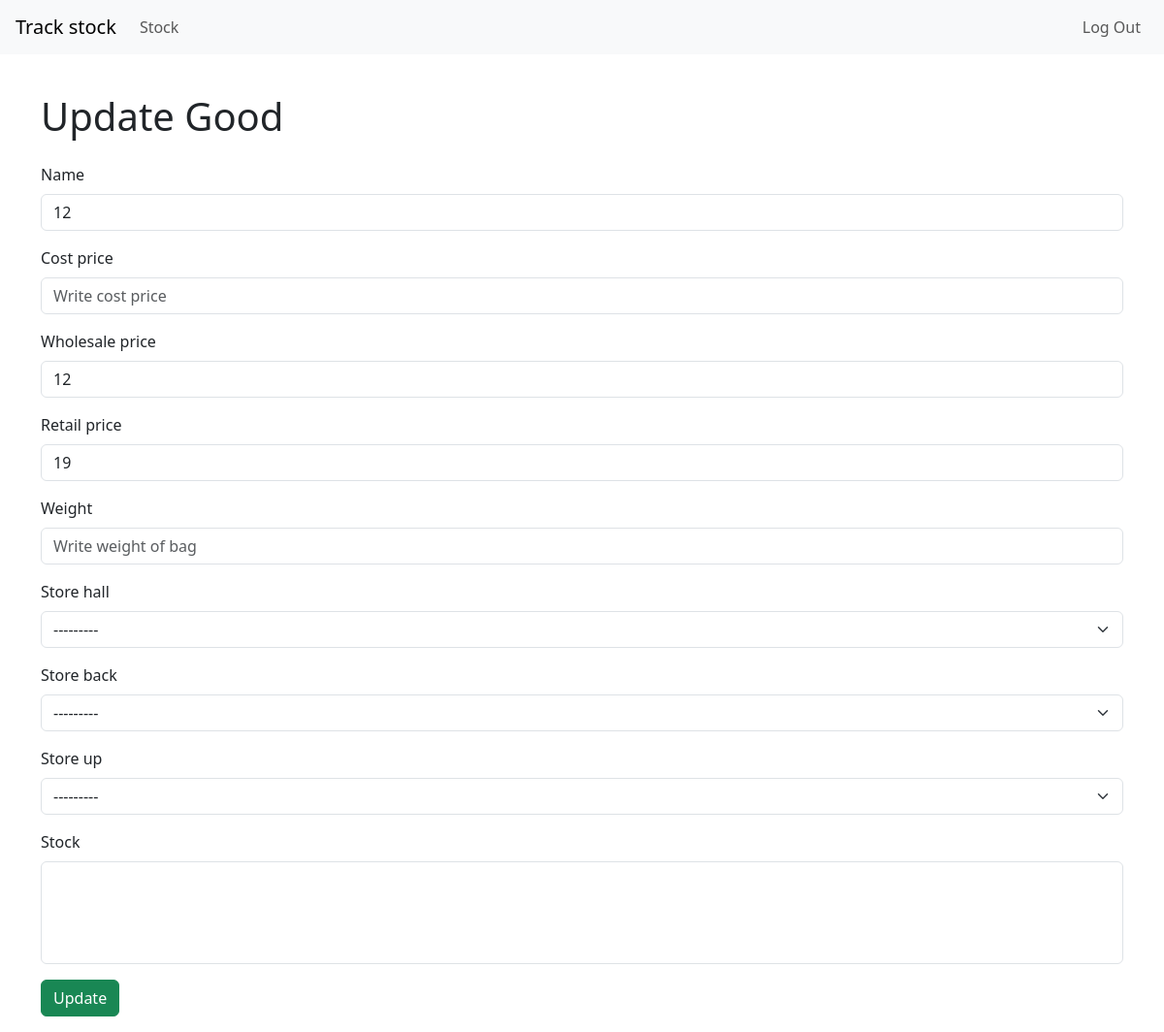
Page /goods/2/update/ (signed in) on the committed database.
### goods_map/goods/models.py (models this page shows, shortened)
class GoodsModel(models.Model):
    name = models.CharField(max_length=50)
    cost_price = models.PositiveSmallIntegerField(null=True)
    wholesale_price = models.PositiveSmallIntegerField(null=True)
    retail_price = models.PositiveSmallIntegerField(null=True)
    weight = models.FloatField(null=True)
    store_hall = models.ForeignKey(StoreHall, on_delete=models.PROTECT,
                                   related_name='store_hall', null=True)
    store_back = models.ForeignKey(StoreBack, on_delete=models.PROTECT,
                                   related_name='store_back', null=True)
    store_up = models.ForeignKey(StoreUp, on_delete=models.PROTECT,
                                 related_name='store_up', null=True)
    stock = models.ManyToManyField(StockModel)

### goods_map/goods/views.py (the view)
# urls.py: path('<int:pk>/update/', views.UpdateGood.as_view(), name='update_good'),
class UpdateGood(AdminMixin, UpdateView):
    template_name = 'edit.html'
    model = GoodsModel
    form_class = GoodsForm
    success_url = reverse_lazy('home_page')
    extra_context = {'title': 'Update Good', 'button': 'Update'}

### goods_map/mixin.py (called while the page is built)
    def dispatch(self, request, *args, **kwargs):
        if request.user.is_superuser:
            return super().dispatch(request, *args, **kwargs)
        return redirect(reverse_lazy('home_page'))

### goods_map/templates/edit.html (shortened to what this page needs)
{% extends "base.html" %}
{% load bootstrap4 %}
{% block main %}
<h1 class="my-4">{{ title }}</h1>
<form enctype="multipart/form-data" method="post" class="form">
  {% bootstrap_form form %}
  <button type="submit" class="btn btn-success mb-3">{{ button }}</button>
</form>
{% endblock%}

### rows in the picture
GoodsModel: name "12", wholesale_price "12", retail_price "19", store_hall "---------", store_back "---------", store_up "---------"

### other values in the picture
{{ title }} "Update Good"
{{ button }} "Update"
